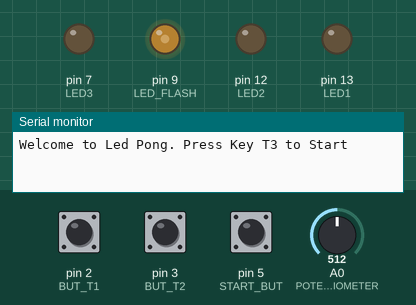
Simulated run of this sketch. Board: Arduino Uno, built with avr-gcc and run on an emulated ATmega328P. Shown: output pins drawn as LEDs (lit = HIGH), the last lines printed to the serial monitor. The test bench sets the inputs (shaded band); at power-on: pin 2 (BUT_T1) LOW, pin 3 (BUT_T2) LOW, pin 5 (START_BUT) LOW, A0 (POTENTIOMETER) = 512. Random numbers use the default seed unless the sketch sets one.

Above: at 1.25 s.
1.3 s: pin 2 (BUT_T1) pulled HIGH for 0.15 s
At 2.7 s:
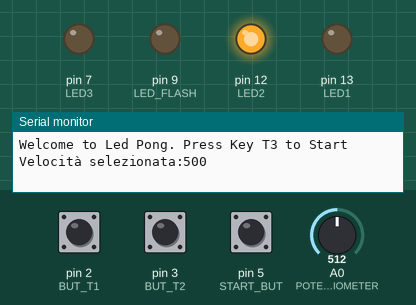
4.4 s: pin 3 (BUT_T2) pulled HIGH for 0.15 s
At 5.7 s:
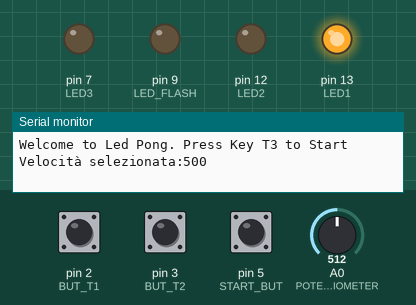
7.5 s: pin 5 (START_BUT) pulled HIGH for 3.2 s
At 14.75 s:
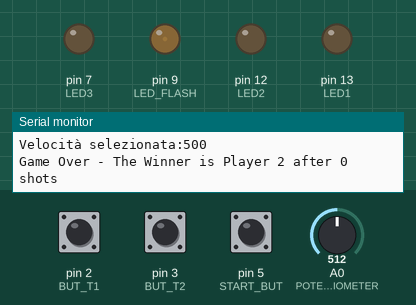
15.2 s: pin 2 (BUT_T1) pulled HIGH for 1 s
At 18.6 s:
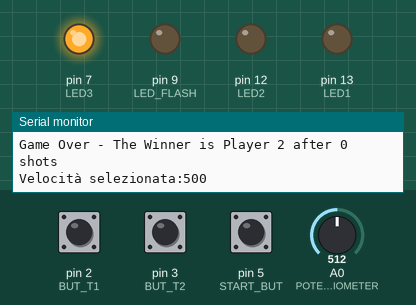
22.2 s: pin 3 (BUT_T2) pulled HIGH for 1 s
At 28.66 s:
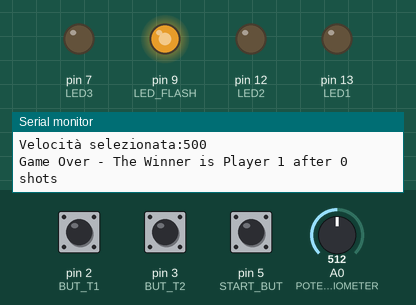
29.2 s: pin 5 (START_BUT) pulled HIGH for 0.15 s
At 30.3 s:
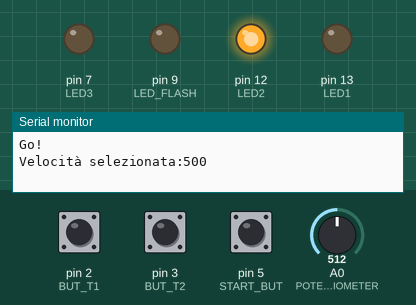
Timing chart, 0 to 33.3 s (numbered marks = the images above; inputs shaded):
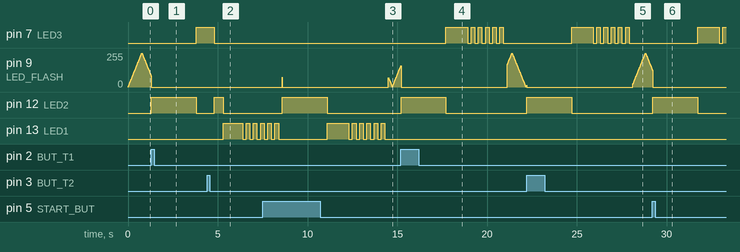

Measured:
- after the input at 1.3 s, pin 7 (LED3): LOW → HIGH after 2.5 s; pin 12 (LED2): LOW → HIGH at once, → LOW 2.5 s later
- after the input at 4.4 s, pin 12 (LED2): LOW → HIGH after 0.41 s, → LOW 0.50 s later; pin 13 (LED1): LOW → HIGH after 0.91 s, then repeats every 0.40 s: LOW 0.20 s, HIGH 0.20 s
- after the input at 7.5 s, pin 12 (LED2): LOW → HIGH after 1.1 s, → LOW 2.5 s later
- after the input at 15.2 s, pin 7 (LED3): LOW → HIGH after 2.5 s, then repeats every 0.40 s: LOW 0.20 s, HIGH 0.20 s, until it stays LOW from 20.9 s; pin 12 (LED2): LOW → HIGH at once, → LOW 2.5 s later
- after the input at 22.2 s, pin 7 (LED3): LOW → HIGH after 2.5 s, then repeats every 0.40 s: LOW 0.20 s, HIGH 0.20 s, until it stays LOW from 27.9 s; pin 12 (LED2): LOW → HIGH at once, → LOW 2.5 s later
- after the input at 29.2 s, pin 7 (LED3): LOW → HIGH after 2.5 s, → LOW 1.2 s later, → HIGH 0.20 s later; pin 12 (LED2): LOW → HIGH at once, → LOW 2.5 s later

The sketch:

code.ino
```cpp
/* Tale progetto è stato sviluppato dal gruppo formato da: Enrico Gnagnarella, Anis Lico, Tommaso Ghini, come specificato nel nome del file di codice*/
#define LED_FLASH 9
#define LED1 13
#define LED2 12
#define LED3 7


#define START_BUT 5
#define BUT_T1 2
#define BUT_T2 3

#define POTENTIOMETER A0

int i;
int game = 0;
int RT = 1000;
int startTime;
int elapsedTime;
int Speed ;
int dir;  // 0 --> sinistra, 1 --> destra
bool pressedButtonOne = false;
bool pressedButtonTwo = false;
int count = 0;
int loser = 0;
int brightness;
int fadeAmount;
int currIntensity;


void setup() {
  Serial.begin(9600);
  currIntensity = 0;
  fadeAmount = 5;
  pinMode(LED_FLASH, OUTPUT);
  pinMode(LED1, OUTPUT);
  pinMode(LED2, OUTPUT);
  pinMode(LED3, OUTPUT);
  pinMode(START_BUT, INPUT);
  randomSeed(analogRead(5));
  Serial.println("Welcome to Led Pong. Press Key T3 to Start");

  attachInterrupt(digitalPinToInterrupt(BUT_T1), check1, RISING);
  attachInterrupt(digitalPinToInterrupt(BUT_T2), check2, RISING);


}


void loop() {

  if (game == 0) {
    RT = 1000;
    count = 0;
    waitStart();
    readPotent();
    Serial.print("Velocità selezionata:");
    Serial.println(Speed);
    waitSecond();
  }
  if (dir == 1)
  {
    while (game == 1)
    {
      digitalWrite(LED2, HIGH);
      delay(Speed);
      runPlayerOne();

      decrementRT();
      if (game == 1)
      {
        digitalWrite(LED2, HIGH);
        delay(Speed);
        runPlayerTwo();

        decrementRT();
      }
    }// end while
  }

  if (dir == 0)
  {
    while (game == 1)
    {
      digitalWrite(LED2, HIGH);
      delay(Speed);
      runPlayerTwo();

      decrementRT();
      if (game == 1 )
      {
        digitalWrite(LED2, HIGH);
        delay(Speed);
        runPlayerOne();
        decrementRT();
      }
    }
  }

  if (loser == 1) {
    blinky(LED1);
    Serial.print("Game Over - The Winner is Player 2 after ");
    Serial.print(count);
    Serial.println(" shots");
  }
  if (loser == 2) {
    blinky(LED3);
    Serial.print("Game Over - The Winner is Player 1 after ");
    Serial.print(count);
    Serial.println(" shots");
  }
}

void runPlayerOne()
{
  //accende la sequenza di led
  digitalWrite(LED2, LOW);
  digitalWrite(LED1, HIGH);
  pressedButtonOne = true;
  if (game != 2 && game != 0) {
    noInterrupts();
    game = 2;
    loser = 1;
    interrupts();
  }

  delay(RT);
  pressedButtonOne = false;


  digitalWrite(LED1, LOW);

}

void runPlayerTwo()
{
  //Sequenza di led
  digitalWrite(LED2, LOW);
  digitalWrite(LED3, HIGH);
  pressedButtonTwo = true;
  if (game != 2 && game != 0) {
    noInterrupts();
    game = 2;
    loser = 2;
    interrupts();
  }

  delay(RT);
  pressedButtonTwo = false;
  digitalWrite(LED3, LOW);
}


void waitSecond() {
    digitalWrite(LED2, HIGH);
    delay(2000);
    digitalWrite(LED2, LOW);
    randomDirection();
    game = 1;
    count = 0;
}

void waitStart() {

  while (game == 0) {
    if (digitalRead(START_BUT) == HIGH) {
      Serial.println("Go!");
      game = 1;
    }
    analogWrite(LED_FLASH, currIntensity);
    currIntensity = currIntensity + fadeAmount;
    if (currIntensity == 0 || currIntensity == 255) {
      fadeAmount = -fadeAmount ;
    }
    delay(15);
  }
  analogWrite(LED_FLASH, 0);
  game = 0;
}


void randomDirection() {
  dir = random(2);
}


void check1() {
  if (!pressedButtonOne) {
    game = 2;
    loser = 1;
  }
  else {
    count++;
    loser = 0;
    game = 1;
  }

}

void check2() {
  if (!pressedButtonTwo) {
    game = 2;
    loser = 2;
  }
  else {
    count++;
    loser = 0;
    game = 1;
  }
}

void blinky(int led) {
  startTime = millis();
  elapsedTime = 0;
  while (elapsedTime < 2000) //Il giocatore deve cliccale il bottone entro il tempo di react
  {
    elapsedTime = millis() - startTime;
    digitalWrite(led, HIGH);
    delay(200);
    digitalWrite(led, LOW);
    delay(200);
  }
  game = 0;
  loser = 0;
}

void decrementRT() {
  RT  = ((RT / 8) * 7);
}

void readPotent() {
  if (analogRead(POTENTIOMETER) < 512) {
    Speed = 1000; // Speed sarebbe uguale a 1 e ha un tempo di 1000 ms
  } else {
    Speed = 500; // Speed sarebbe uguale a 2 e ha un tempo di 500 ms
  }
}
```
